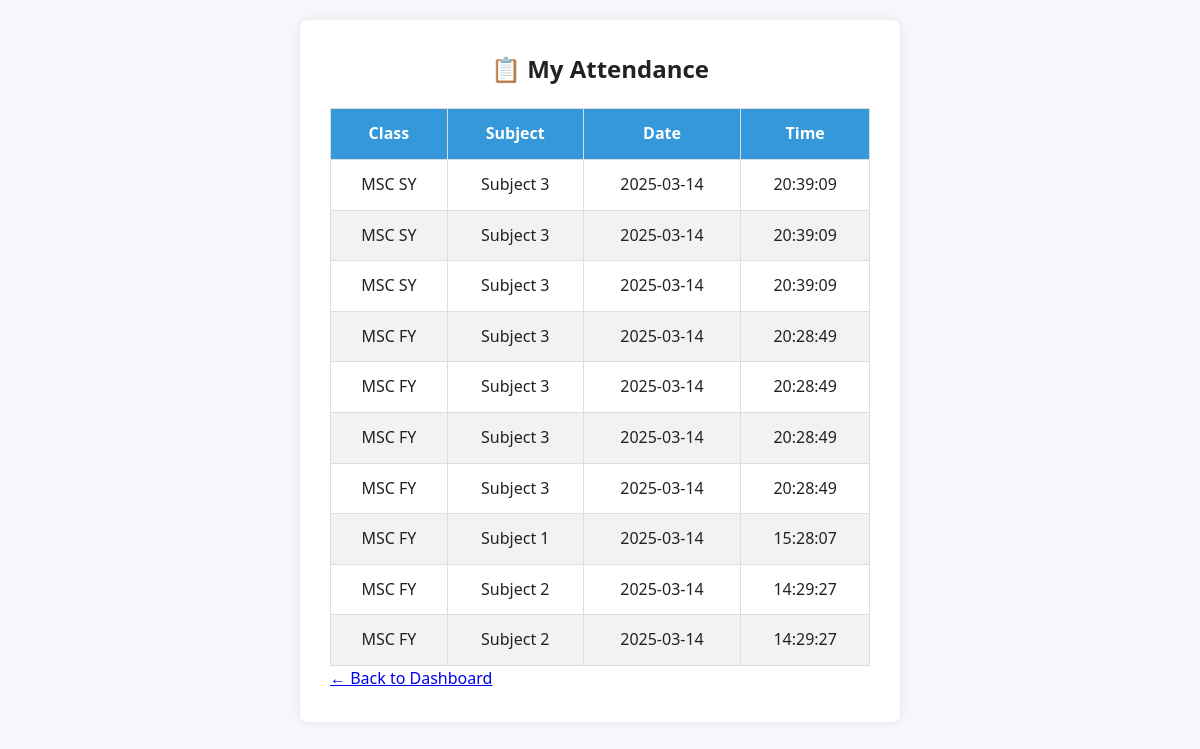
/student/view_attendance (signed in), run on an earlier commit of the app's database.
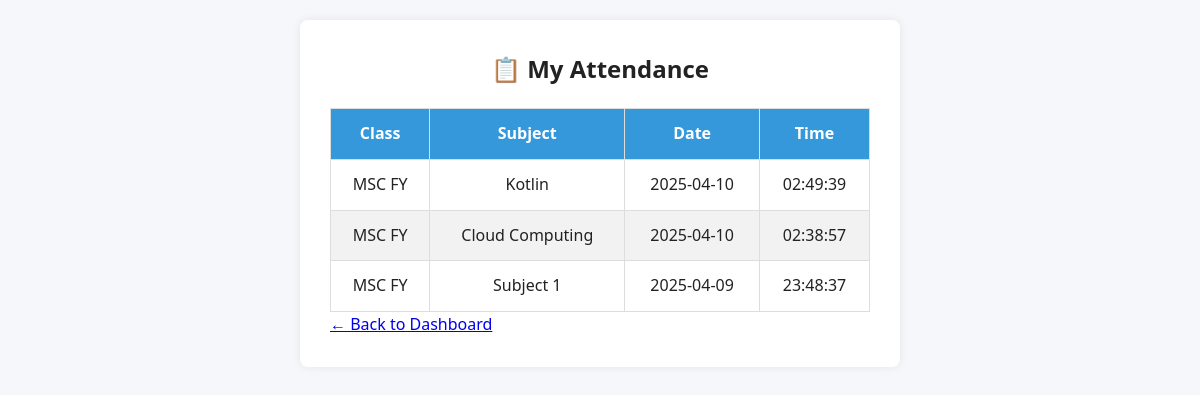
And on a later commit of the database.
### tables this page shows
CREATE TABLE attendance (
                    id INTEGER PRIMARY KEY AUTOINCREMENT,
                    student_id INTEGER,
                    class TEXT,
                    subject TEXT,
                    date TEXT,
                    time TEXT,
                    FOREIGN KEY(student_id) REFERENCES students(id)
                );

### app.py (the view)
@app.route('/student/view_attendance')
def student_view_attendance():
    if session.get('role') != 'student':
        return redirect(url_for('login'))
    conn = sqlite3.connect(DATABASE)
    c = conn.cursor()
    c.execute('''
        SELECT class, subject, date, time FROM attendance
        WHERE student_id = ?
        ORDER BY date DESC, time DESC
    ''', (session['user_id'],))
    attendance_data = c.fetchall()
    conn.close()
    return render_template('student_view_attendance.html', records=attendance_data)

### templates/student_view_attendance.html (shortened to what this page needs)
<!DOCTYPE html>
<html lang="en">
<head>
  <link rel="stylesheet" href="{{ url_for('static', filename='css/style.css') }}">
</head>
<body>
  <div class="container">
    <h2>📋 My Attendance</h2>
    {% if records %}
    <table>
      <thead>
        <tr>
          <th>Class</th>
          <th>Subject</th>
          <th>Date</th>
          <th>Time</th>
        </tr>
      </thead>
      <tbody>
        {% for class, subject, date, time in records %}
        <tr>
          <td>{{ class }}</td>
          <td>{{ subject }}</td>
          <td>{{ date }}</td>
          <td>{{ time }}</td>
        </tr>
        {% endfor %}
      </tbody>
    </table>
    {% else %}
      <div class="no-records">No attendance records found.</div>
    {% endif %}
    <a href="{{ url_for('student_dashboard') }}" class="back-link">← Back to Dashboard</a>
  </div>
</body>
</html>

### static/css/style.css (style rules this page uses)
:root { --bg-color: #f5f7fa; --text-color: #222; --card-bg: #fff; --accent-color: #4a90e2; --btn-bg: #4a90e2; --btn-hover: #357ab8; --card-hover: #e0f7e9; --table-header: #4CAF50; }
* { margin: 0; padding: 0; box-sizing: border-box; }
body { font-family: 'Segoe UI', sans-serif; background: var(--bg-color); color: var(--text-color); line-height: 1.6; padding: 20px; transition: all 0.3s ease-in-out; }
.container { max-width: 600px; margin: auto; background: var(--card-bg); border-radius: 8px; padding: 30px; box-shadow: 0 0 10px rgba(0,0,0,0.08); transition: all 0.3s ease-in-out; }
h2 { text-align: center; margin-bottom: 20px; color: var(--text-color); }
table { width: 100%; border-collapse: collapse; margin-top: 20px; }
table th, table td { padding: 12px; border-bottom: 1px solid #ddd; }

### templates/student_view_attendance.html (style rules this page uses)
table { width: 100%; border-collapse: collapse; margin-top: 20px; }
th, td { padding: 12px; border: 1px solid #ddd; text-align: center; }
th { background-color: #3498db; color: white; }
tr:nth-child(even) { background-color: #f2f2f2; }

What changed in the data, as far as the page shows it:
no longer on this page (row edited): attendance: class "MSC SY", subject "Subject 3", date "2025-03-14", time "20:39:09"
removed attendance: class "MSC SY", subject "Subject 3", date "2025-03-14", time "20:39:09"
removed attendance: class "MSC SY", subject "Subject 3", date "2025-03-14", time "20:39:09"
no longer on this page (row edited): attendance: class "MSC FY", subject "Subject 3", date "2025-03-14", time "20:28:49"
no longer on this page (row edited): attendance: class "MSC FY", subject "Subject 3", date "2025-03-14", time "20:28:49"
removed attendance: class "MSC FY", subject "Subject 2", date "2025-03-14", time "14:29:27"
removed attendance: class "MSC FY", subject "Subject 2", date "2025-03-14", time "14:29:27"
changed attendance: subject "Subject 3" → "Kotlin"; date "2025-03-14" → "2025-04-10"; time "20:28:49" → "02:49:39"; moves up the list
changed attendance: subject "Subject 3" → "Cloud Computing"; date "2025-03-14" → "2025-04-10"; time "20:28:49" → "02:38:57"
changed attendance "Subject 1": date "2025-03-14" → "2025-04-09"; time "15:28:07" → "23:48:37"
